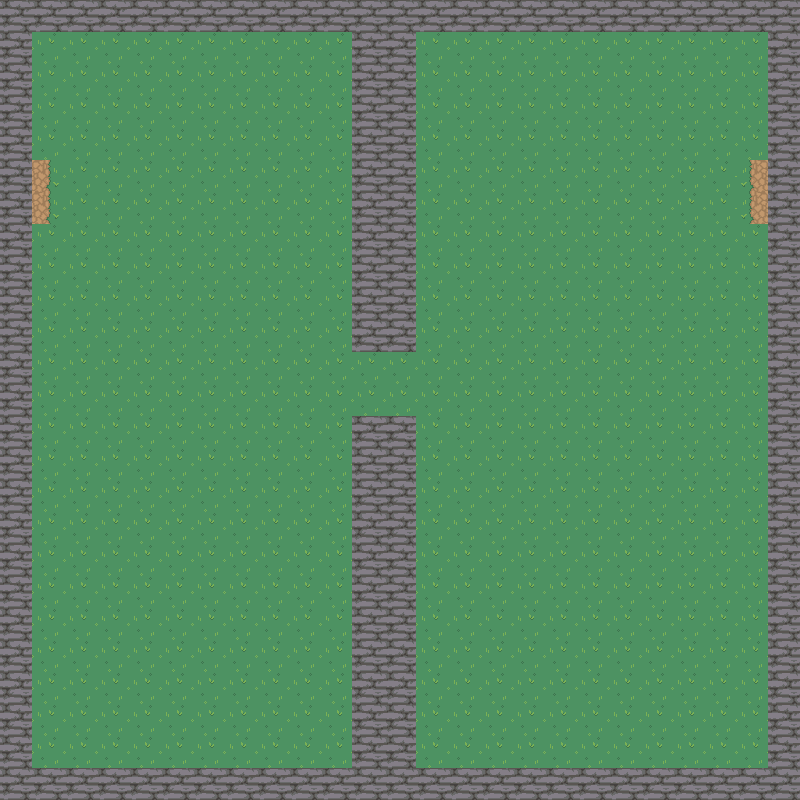

Below is a game level as drawn by its tile map, then a one-line description and the .tmx file that defines it, in full:
An orthogonal 25x25 tile map with 32x32 px tiles, 2 tile layers (floor, walls) and 19 objects (6x collision, 3x enemy, 2x spawn, 2x weapon, portal, ...).

<map version="1.10" tiledversion="1.11.2" orientation="orthogonal" renderorder="right-down" width="25" height="25" tilewidth="32" tileheight="32" infinite="0" nextlayerid="4" nextobjectid="193">
 <tileset firstgid="1" source="nature.tsx" />
 <layer id="1" name="floor" width="25" height="25">
  <data encoding="csv">
82,82,82,82,82,82,82,82,82,82,82,82,82,82,82,41,82,82,82,82,82,82,82,82,82,
82,82,82,82,82,82,82,82,82,82,82,82,82,82,82,82,82,82,82,82,82,82,82,82,82,
82,82,82,82,82,82,82,82,82,82,82,82,82,82,82,82,82,82,82,82,82,82,82,82,82,
82,82,82,82,82,82,82,82,82,82,82,82,82,82,82,82,82,82,82,82,82,82,82,82,82,
82,82,82,82,82,82,82,82,82,82,82,82,82,82,82,82,82,82,82,82,82,82,82,82,82,
82,81,82,82,82,82,82,82,82,82,82,82,82,82,82,82,82,82,82,82,82,82,82,2147483729,82,
82,81,82,82,82,82,82,82,82,82,82,82,82,82,82,82,82,82,82,82,82,82,82,2147483729,82,
82,82,82,82,82,82,82,82,82,82,82,82,82,82,82,82,82,82,82,82,82,82,82,82,82,
82,82,82,82,82,82,82,82,82,82,82,82,82,82,82,82,82,82,82,82,82,82,82,82,82,
82,82,82,82,82,82,82,82,82,82,82,82,82,82,82,82,82,82,82,82,82,82,82,82,82,
82,82,82,82,82,82,82,82,82,82,82,82,82,82,82,82,82,82,82,82,82,82,82,82,82,
82,82,82,82,82,82,82,82,82,82,82,82,82,82,82,82,82,82,82,82,82,82,82,82,82,
82,82,82,82,82,82,82,82,82,82,82,82,82,82,82,82,82,82,82,82,82,82,82,82,82,
82,82,82,82,82,82,82,82,82,82,82,82,82,82,82,82,82,82,82,82,82,82,82,82,82,
82,82,82,82,82,82,82,82,82,82,82,82,82,82,82,82,82,82,82,82,82,82,82,82,82,
82,82,82,82,82,82,82,82,82,82,82,82,82,82,82,82,82,82,82,82,82,82,82,82,82,
82,82,82,82,82,82,82,82,82,82,82,82,82,82,82,82,82,82,82,82,82,82,82,82,82,
82,82,82,82,82,82,82,82,82,82,82,82,82,82,82,82,82,82,82,82,82,82,82,82,82,
82,82,82,82,82,82,82,82,82,82,82,82,82,82,82,82,82,82,82,82,82,82,82,82,82,
82,82,82,82,82,82,82,82,82,82,82,82,82,82,82,82,82,82,82,82,82,82,82,82,82,
82,82,82,82,82,82,82,82,82,82,82,82,82,82,82,82,82,82,82,82,82,82,82,82,82,
82,82,82,82,82,82,82,82,82,82,82,82,82,82,82,82,82,82,82,82,82,82,82,82,82,
82,82,82,82,82,82,82,82,82,82,82,82,82,82,82,82,82,82,82,82,82,82,82,82,82,
82,82,82,82,82,82,82,82,82,82,82,82,82,82,82,82,82,82,82,82,82,82,82,82,82,
82,82,82,82,82,82,82,82,82,82,82,82,82,82,82,82,82,82,82,82,82,82,82,82,82
</data>
 </layer>
 <layer id="2" name="walls" width="25" height="25">
  <data encoding="csv">
44,44,44,44,44,44,44,44,44,44,44,44,44,44,44,44,44,44,44,44,44,44,44,44,44,
44,0,0,0,0,0,0,0,0,0,0,44,44,0,0,0,0,0,0,0,0,0,0,0,44,
44,0,0,0,0,0,0,0,0,0,0,44,44,0,0,0,0,0,0,0,0,0,0,0,44,
44,0,0,0,0,0,0,0,0,0,0,44,44,0,0,0,0,0,0,0,0,0,0,0,44,
44,0,0,0,0,0,0,0,0,0,0,44,44,0,0,0,0,0,0,0,0,0,0,0,44,
44,0,0,0,0,0,0,0,0,0,0,44,44,0,0,0,0,0,0,0,0,0,0,0,44,
44,0,0,0,0,0,0,0,0,0,0,44,44,0,0,0,0,0,0,0,0,0,0,0,44,
44,0,0,0,0,0,0,0,0,0,0,44,44,0,0,0,0,0,0,0,0,0,0,0,44,
44,0,0,0,0,0,0,0,0,0,0,44,44,0,0,0,0,0,0,0,0,0,0,0,44,
44,0,0,0,0,0,0,0,0,0,0,44,44,0,0,0,0,0,0,0,0,0,0,0,44,
44,0,0,0,0,0,0,0,0,0,0,44,44,0,0,0,0,0,0,0,0,0,0,0,44,
44,0,0,0,0,0,0,0,0,0,0,0,0,0,0,0,0,0,0,0,0,0,0,0,44,
44,0,0,0,0,0,0,0,0,0,0,0,0,0,0,0,0,0,0,0,0,0,0,0,44,
44,0,0,0,0,0,0,0,0,0,0,44,44,0,0,0,0,0,0,0,0,0,0,0,44,
44,0,0,0,0,0,0,0,0,0,0,44,44,0,0,0,0,0,0,0,0,0,0,0,44,
44,0,0,0,0,0,0,0,0,0,0,44,44,0,0,0,0,0,0,0,0,0,0,0,44,
44,0,0,0,0,0,0,0,0,0,0,44,44,0,0,0,0,0,0,0,0,0,0,0,44,
44,0,0,0,0,0,0,0,0,0,0,44,44,0,0,0,0,0,0,0,0,0,0,0,44,
44,0,0,0,0,0,0,0,0,0,0,44,44,0,0,0,0,0,0,0,0,0,0,0,44,
44,0,0,0,0,0,0,0,0,0,0,44,44,0,0,0,0,0,0,0,0,0,0,0,44,
44,0,0,0,0,0,0,0,0,0,0,44,44,0,0,0,0,0,0,0,0,0,0,0,44,
44,0,0,0,0,0,0,0,0,0,0,44,44,0,0,0,0,0,0,0,0,0,0,0,44,
44,0,0,0,0,0,0,0,0,0,0,44,44,0,0,0,0,0,0,0,0,0,0,0,44,
44,0,0,0,0,0,0,0,0,0,0,44,44,0,0,0,0,0,0,0,0,0,0,0,44,
44,44,44,44,44,44,44,44,44,44,44,44,44,44,44,44,44,44,44,44,44,44,44,44,44
</data>
 </layer>
 <objectgroup id="3" name="objects">
  <object id="7" name="world1" type="portal" x="28.6632" y="156.165" width="20.7561" height="68.1987">
   <properties>
    <property name="access" value="false" />
   </properties>
  </object>
  <object id="9" name="_world2" type="spawn" x="689.894" y="185.817">
   <point />
  </object>
  <object id="10" name="_world1" type="spawn" x="143.316" y="190.759">
   <point />
  </object>
  <object id="15" name="player" x="182.851" y="329.133">
   <point />
  </object>
  <object id="16" name="term_01" type="terminal" x="224" y="128" width="32" height="32">
   <properties>
    <property name="access" value="false" />
   </properties>
  </object>
  <object id="17" name="ammo" type="ammo" x="448" y="128" width="32" height="32">
   <properties>
    <property name="count" value="100" />
   </properties>
  </object>
  <object id="20" type="collision" x="352" y="32" width="64" height="320" />
  <object id="21" type="collision" x="352" y="416" width="64" height="352" />
  <object id="24" type="collision" x="0" y="0" width="800" height="32" />
  <object id="25" type="collision" x="0" y="32" width="32" height="768" />
  <object id="26" type="collision" x="768" y="32" width="32" height="768" />
  <object id="27" type="collision" x="32" y="768" width="736" height="32" />
  <object id="57" name="1" type="enemy" x="576.23" y="226.34">
   <point />
  </object>
  <object id="104" name="term_01" type="key" x="288.609" y="191.747" width="31.3912" height="32.253" />
  <object id="108" name="health" type="health" x="64" y="288" width="32" height="32">
   <properties>
    <property name="amount" value="25" />
   </properties>
  </object>
  <object id="109" name="shotgun" type="weapon" x="96" y="448" width="32" height="32">
   <properties>
    <property name="init_ammo" value="50" />
   </properties>
  </object>
  <object id="110" name="single" type="weapon" x="224" y="416" width="32" height="32">
   <properties>
    <property name="init_ammo" value="32" />
   </properties>
  </object>
  <object id="190" name="1" type="enemy" x="623.672" y="396.343">
   <point />
  </object>
  <object id="191" name="1" type="enemy" x="625.649" y="612.8">
   <point />
  </object>
 </objectgroup>
</map>
